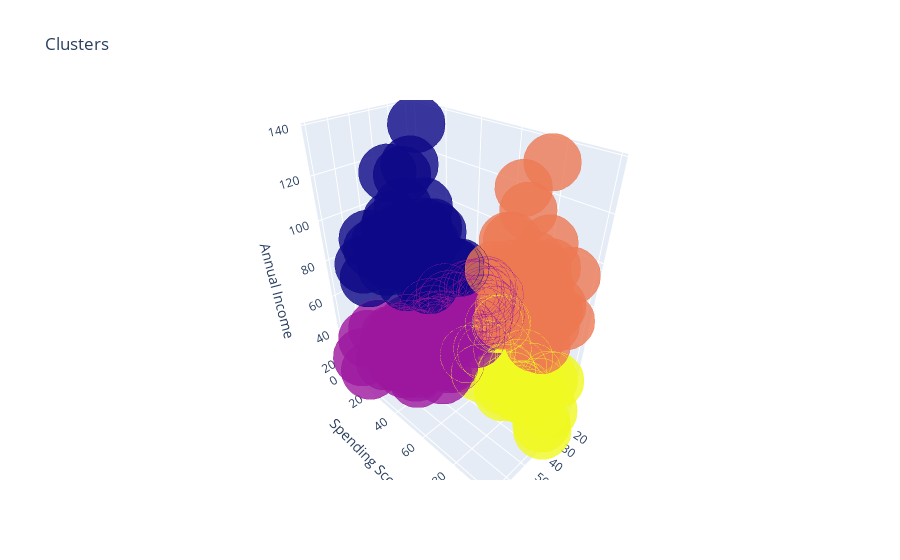

The code cell stored with this chart in its notebook:
### Code cell
data['label3'] = labels3
trace1 = go.Scatter3d(
    x=data['Age'],
    y=data['Spending Score (1-100)'],
    z=data['Annual Income (k$)'],
    mode='markers',
    marker=dict(color = data['label3'], size=20, line = dict(color = data['label3'],width = 12),opacity=0.8))
dat = [trace1]
layout = go.Layout(
    title = 'Clusters',
    scene = dict(
        xaxis = dict(title = 'Age'),
        yaxis = dict(title = 'Spending Score'),
        zaxis = dict(title = 'Annual Income')
    )
)
fig = go.Figure(data=dat, layout=layout)
fig
# py.offline.iplot(fig)

### Figure 1 — Plotly figure (JSON) as saved in the notebook; plotly's stock layout.template omitted (floating-point values rounded to 4 significant figures; data arrays with more than 128 entries replaced by an {"elided": "..."} marker saying what was removed)
{"data": [{"marker": {"color": {"elided": "200 int values"}, "line": {"color": {"elided": "200 int values"}, "width": 12}, "opacity": 0.8, "size": 20}, "mode": "markers", "type": "scatter3d", "x": {"elided": "200 int values"}, "y": {"elided": "200 int values"}, "z": {"elided": "200 int values"}}], "layout": {"scene": {"xaxis": {"title": {"text": "Age"}}, "yaxis": {"title": {"text": "Spending Score"}}, "zaxis": {"title": {"text": "Annual Income"}}}, "title": {"text": "Clusters"}}}
